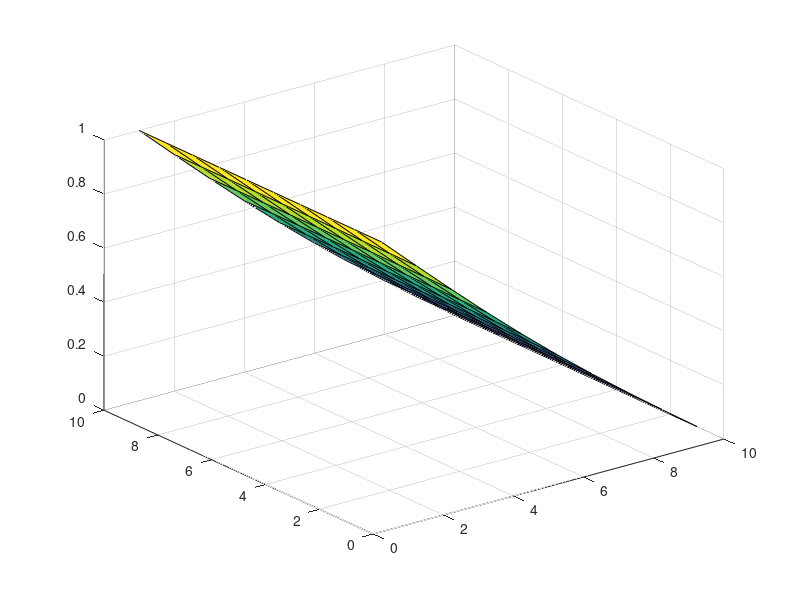
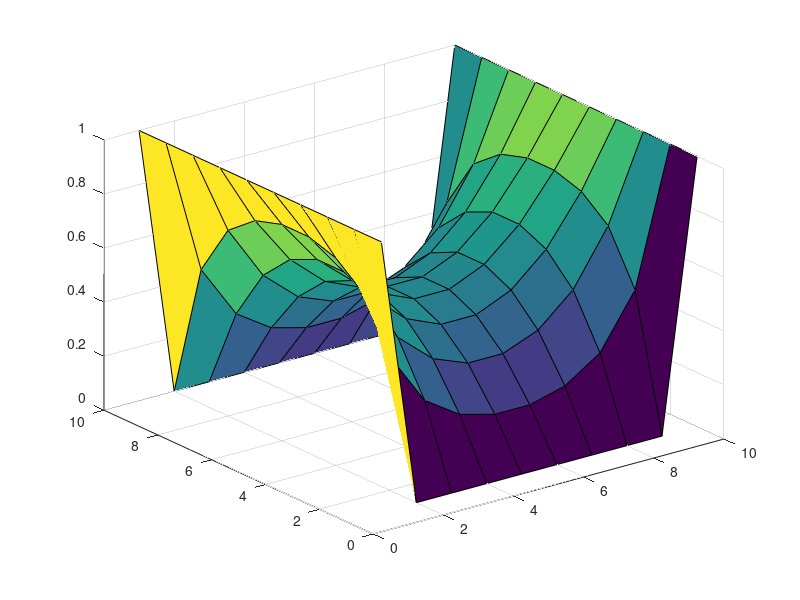
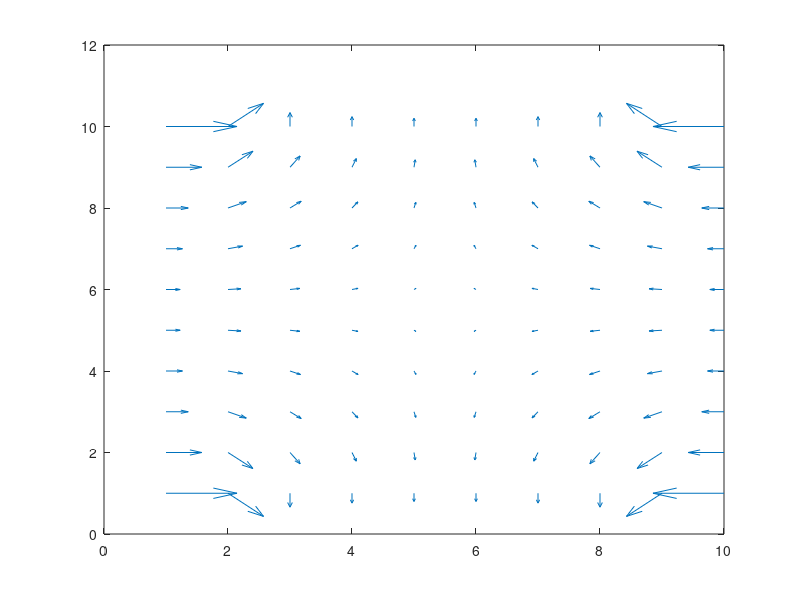
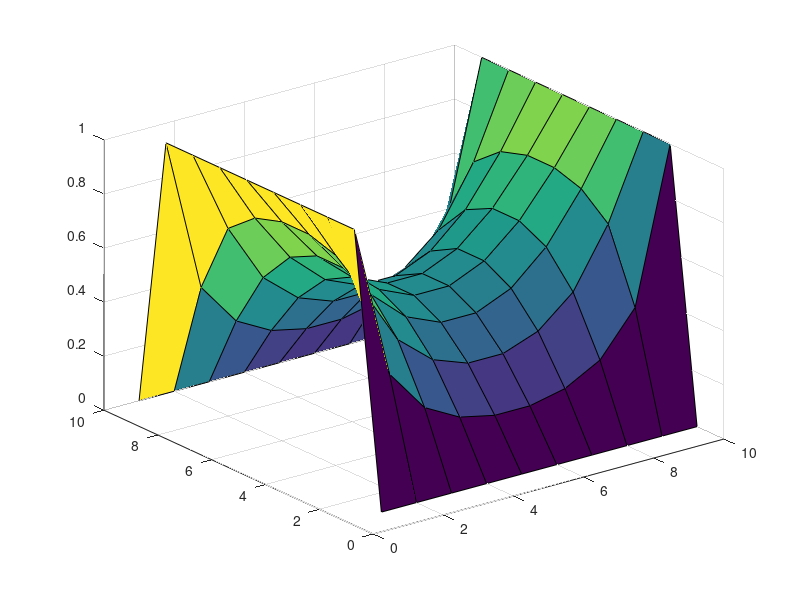

Source code (MATLAB) for these figures, in order:
% %Miranda Heredia 100996160
% %LAPA
% 
clear 
close all

iteration = 100;
nx = 10;
ny = 10;
v = zeros(nx,ny);
v(:,1) = 1; %Set Left BC to be 0
v_new = v;  %Hold V info to be updated
x_axis = [1 2 3 4 5 6 7 8 9 10];
y_axis = [1 2 3 4 5 6 7 8 9 10];
for i = 1:iteration
    for row = 1:ny
        for col = 2:nx-1
            if (row == 1)
                v_new(row,col) = v(row+1,col);
            elseif (row == ny)
                v_new(row,col) = v(row-1,col);
            else
                left = v(row,col-1);
                right = v(row,col+1);
                up = v(row-1,col);
                down = v(row+1,col); 
                v_new(row,col) = 0.25*sum([up down left right]);
            end
            
        end
    end
    v = v_new;
    figure(1);
    surf(x_axis,y_axis,v);
    pause(0.1)
end

%% Part 2 - Changing BCs E filed and Vector Field
iteration = 50;
nx = 10;
ny = 10;
v = zeros(nx,ny);
v(:,1) = 1; %left BC to 1
v(:,nx) = 1; %right BC to 1
% v(1,:) = 0;
% v(ny,:) = 0;
v_new = v;

for i = 1:iteration
    for row = 2:ny-1
        for col = 2:nx-1
            left = v(row,col-1);
            right = v(row,col+1);
            up = v(row-1,col);
            down = v(row+1,col); 
            v_new(row,col) = 0.25*sum([up down left right]);
        end
    end
    v = v_new;
    figure(2);
    surf(x_axis,y_axis,v_new);

    [X, Y] = gradient(v_new);
    figure(3);
    quiver(x_axis,y_axis,-X,-Y);
    pause(0.1);
end
%% Part 3 - ImBoxfilt
iteration = 50;
nx = 10;
ny = 10;
v = zeros(nx,ny);
v(:,1) = 1;
v(:,nx) = 1;
v_new = v;
x_axis = [1 2 3 4 5 6 7 8 9 10];
y_axis = [1 2 3 4 5 6 7 8 9 10];
for i = 1:iteration
    v_new = imboxfilt(v);
    v_new(:,1) = 1;
    v_new(:,nx) = 1;
    v_new(1,:) = 0;
    v_new(ny,:) = 0;
    figure(4);
    surf(x_axis,y_axis,v_new);
    hold on;
    zlim([0 1]);
    hold off;
    pause(0.1);
    v = v_new;
end
